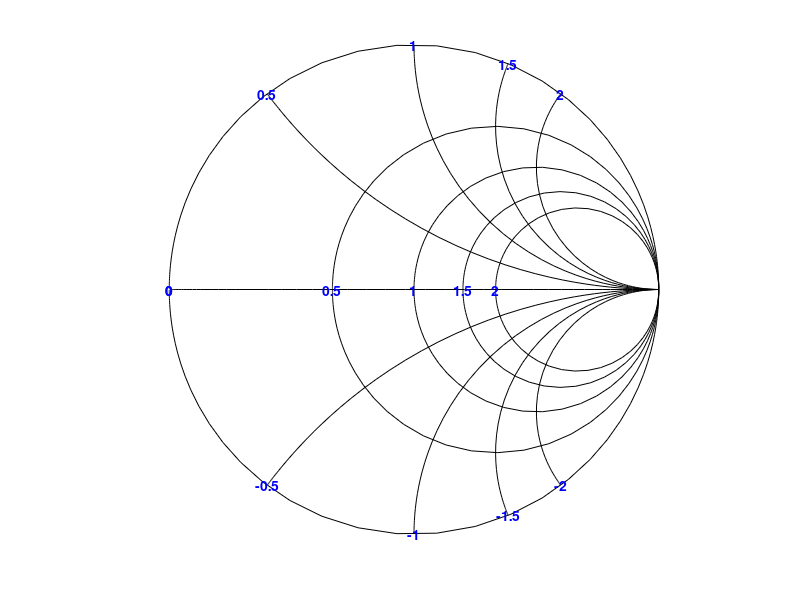

Reproduce this figure in MATLAB.
function draw_smith_chart(varargin)

resolution = 0.5; 
numbers_on = true;
number_bcolor = 'none';
show_admittance = false;

for k = 1:2:size(varargin,2)
    arg = varargin{k}; 
    val = varargin{k+1}; 
    if strcmp(arg, 'numbers')
        if strcmp(val,'off')
            numbers_on = false;
        end
    end
    if strcmp(arg, 'show_admittance')
        if strcmp(val,'on')
            show_admittance = true;
        end
    end
    if strcmp(arg, 'number_bcolor')
        number_bcolor = val;
    end    
    if strcmp(arg, 'resolution')
        resolution = val;
    end    
end

n = round(2/resolution);
hold on;

if show_admittance
    adcolor = [0 1 0];
    yr = logspace(-3,4,100);
    for mi=-n:n
        yi = resolution * mi;
        y = (yr+j*yi);
        g = (1./y-1)./(1./y+1);
        plot(real(g),imag(g),'color',adcolor);
    end
    yi = logspace(-3,4,100);
    for mi=0:n
        yr = resolution * mi;
        y = (yr+j*yi);
        g = (1./y-1)./(1./y+1);
        plot(real(g),imag(g),'color',adcolor);
    end
    yi = -yi;
    for mi=0:n
        yr = resolution * mi;
        y = (yr+j*yi);
        g = (1./y-1)./(1./y+1);
        plot(real(g),imag(g),'color',adcolor);
    end
end

zr = logspace(-3,4,100);
for mi=-n:n
    zi = resolution * mi;
    z = (zr+j*zi);
    g = (z-1)./(z+1);
    plot(real(g),imag(g),'k');
end
zi = logspace(-3,4,100);
for mi=0:n
    zr = resolution * mi;
    z = (zr+j*zi);
    g = (z-1)./(z+1);
    plot(real(g),imag(g),'k');
end
zi = -zi;
for mi=0:n
    zr = resolution * mi;
    z = (zr+j*zi);
    g = (z-1)./(z+1);
    plot(real(g),imag(g),'k');
end

if numbers_on 
    for mi=0:n
        z = resolution * mi;
        g = (z-1)./(z+1);
        text(real(g),imag(g),num2str(z),'BackgroundColor',number_bcolor,'HorizontalAlignment','center','color','b','fontweight','bold');
    end
    for mi=-n:n
        z = j*resolution * mi;
        g = (z-1)./(z+1);
        text(real(g),imag(g),num2str(imag(z)),'BackgroundColor',number_bcolor,'HorizontalAlignment','center','color','b','fontweight','bold');
    end
end



hold off;
axis equal;
axis off;
